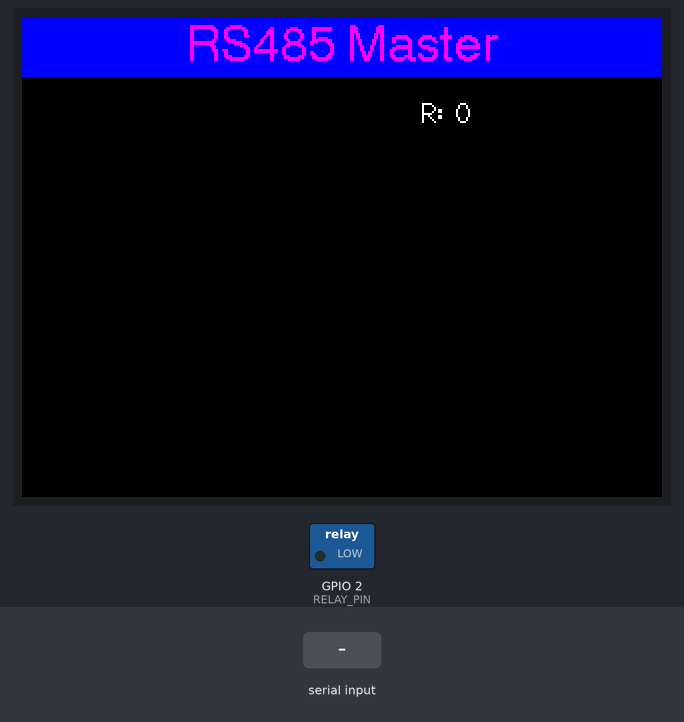
The sketch below on a simulated ESP32. Parts: 320×240 colour display, switched loads named in the sketch (green lamp = pin HIGH). The inputs (shaded band) are chosen by the test bench.

Above: at 1.4 s.
1.5 s: "1" received over the second serial link
3.0 s: "0" received over the second serial link
4.5 s: "2" received over the second serial link
Timing chart, 0 to 7.5 s (numbered marks = the images above; inputs shaded):
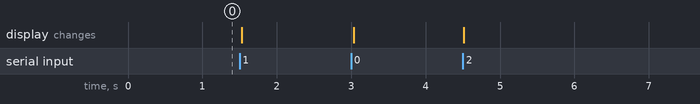

The sketch:

rs485toMqtt.ino
```cpp
#include <M5Stack.h>

#define RELAY_PIN 2   //GPIO2  solid state relay control
#define PRESS_PIN 5   //GPIO5  pressure switch (yellow)
#define COUNT_PIN 34  //GPIO34 consumed water volume counter 0.5 liter/pulse (blue)
#define FLOOD_PIN 13  //GPIO13 flood sensing (red)

#define RX_PIN 16  //GPIO16 RS485 RX
#define TX_PIN 17  //GPIO17 RS485 TX

#define X_LOCAL 40
#define Y_LOCAL 40

#define X_OFF 160
#define Y_OFF 30

int i=0,s=0;

void header(const char *string, uint16_t color){
    M5.Lcd.fillScreen(color);
    M5.Lcd.setTextSize(1);
    M5.Lcd.setTextColor(TFT_MAGENTA, TFT_BLUE);
    M5.Lcd.fillRect(0, 0, 320, 30, TFT_BLUE);
    M5.Lcd.setTextDatum(TC_DATUM);
    M5.Lcd.drawString(string, 160, 3, 4);
}


void setup() {

  M5.begin();
  M5.Power.begin();

  header("RS485 Master", TFT_BLACK);

  M5.Lcd.setTextFont(2);
  M5.Lcd.setTextColor(TFT_WHITE, TFT_BLACK);

  // debug init
  Serial.begin(9600);
  // RS485 init
  Serial2.begin(9600, SERIAL_8N1, RX_PIN, TX_PIN);

  // I/O init
  pinMode(RELAY_PIN, OUTPUT);
  pinMode(PRESS_PIN, INPUT);
  pinMode(COUNT_PIN, INPUT);
  pinMode(FLOOD_PIN, INPUT);
}

void loop() {

  if(Serial2.available()){
    char c = Serial2.read();
    i++;
  }
  M5.Lcd.setCursor(X_LOCAL+X_OFF, Y_LOCAL,2);
  M5.Lcd.printf("R: %d\n", i);
  delay(10);

}
```
